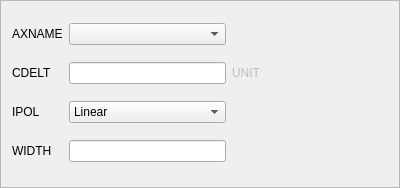
<?xml version="1.0" encoding="UTF-8"?>
<ui version="4.0">
 <class>regrid</class>
 <widget class="QFrame" name="regrid">
  <property name="geometry">
   <rect>
    <x>0</x>
    <y>0</y>
    <width>400</width>
    <height>188</height>
   </rect>
  </property>
  <property name="windowTitle">
   <string>Frame</string>
  </property>
  <property name="frameShape">
   <enum>QFrame::StyledPanel</enum>
  </property>
  <property name="frameShadow">
   <enum>QFrame::Raised</enum>
  </property>
  <layout class="QGridLayout" name="gridLayout">
   <item row="0" column="0">
    <widget class="QLabel" name="label">
     <property name="text">
      <string>AXNAME</string>
     </property>
    </widget>
   </item>
   <item row="0" column="1">
    <widget class="QComboBox" name="axnameBox"/>
   </item>
   <item row="0" column="2">
    <spacer name="horizontalSpacer">
     <property name="orientation">
      <enum>Qt::Horizontal</enum>
     </property>
     <property name="sizeHint" stdset="0">
      <size>
       <width>152</width>
       <height>20</height>
      </size>
     </property>
    </spacer>
   </item>
   <item row="1" column="0">
    <widget class="QLabel" name="label_2">
     <property name="text">
      <string>CDELT</string>
     </property>
    </widget>
   </item>
   <item row="1" column="1">
    <widget class="QLineEdit" name="cdeltLine"/>
   </item>
   <item row="1" column="2">
    <widget class="QLabel" name="unitLabel">
     <property name="enabled">
      <bool>false</bool>
     </property>
     <property name="text">
      <string>UNIT</string>
     </property>
    </widget>
   </item>
   <item row="2" column="0">
    <widget class="QLabel" name="label_3">
     <property name="text">
      <string>IPOL</string>
     </property>
    </widget>
   </item>
   <item row="2" column="1">
    <widget class="QComboBox" name="ipolBox">
     <item>
      <property name="text">
       <string>Linear</string>
      </property>
     </item>
     <item>
      <property name="text">
       <string>Sinc</string>
      </property>
     </item>
     <item>
      <property name="text">
       <string>Spline</string>
      </property>
     </item>
     <item>
      <property name="text">
       <string>Average</string>
      </property>
     </item>
    </widget>
   </item>
   <item row="3" column="0">
    <widget class="QLabel" name="label_4">
     <property name="text">
      <string>WIDTH</string>
     </property>
    </widget>
   </item>
   <item row="3" column="1">
    <widget class="QLineEdit" name="widthLine"/>
   </item>
  </layout>
 </widget>
 <resources/>
 <connections/>
</ui>
